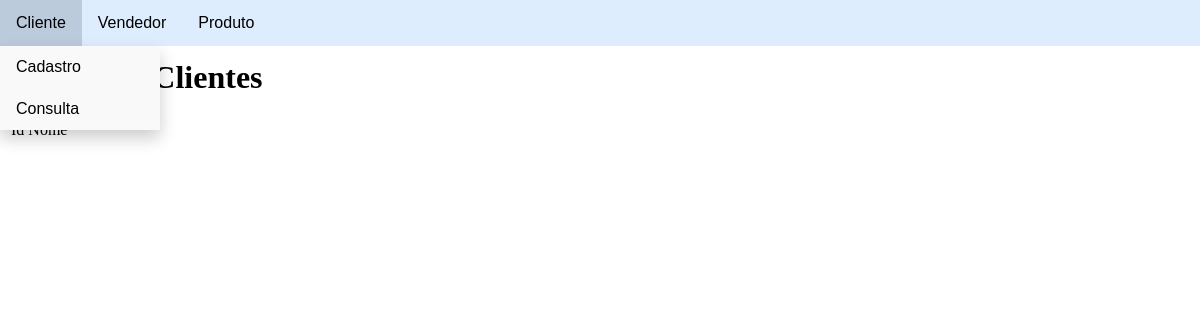
The page /cliente/consultarCliente.php on the database as committed earlier.
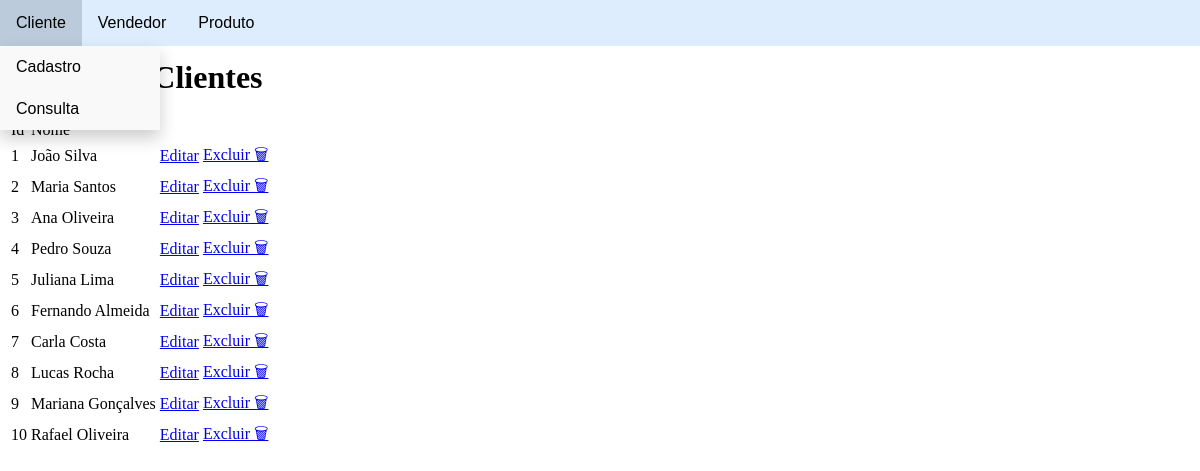
The same page on the database as committed later.
### tables this page shows
CREATE TABLE tb_cliente(
    id INTEGER AUTO_INCREMENT PRIMARY KEY,
    nome VARCHAR(100),
    endereco VARCHAR(100),
    numero VARCHAR(10),
    bairro VARCHAR(100),
    cidade VARCHAR(100),
    estado CHAR(2),
    email VARCHAR(100),
    cpf_cnpj VARCHAR(14),
    rg VARCHAR(9),
    telefone VARCHAR(15),
    celular VARCHAR(15),
    data_nasc DATE,
    salario NUMERIC(12,2)
) engine INNODB;

### cliente/consultarCliente.php (the view, shortened to what this page needs)
<?php include('../navbar.php')?>
<h1>Consultar Clientes</h1>
<form>
    <table>
        <tr>
        <td class='id'>Id</td>
        <td class='titulo' colspan='3'>Nome</td>
        </tr>
        <?php
            include('../conexao.php');
            $query="SELECT * FROM tb_cliente ORDER BY id";
            $resu=mysqli_query($con,$query) or die(mysqli_connect_error());
            while ($reg=mysqli_fetch_array($resu)) {
                echo "<tr class='linha'><td class='id'>".$reg['id']."</td>";
                echo "<td class='nome'>".$reg['nome']."</td>";
                echo "<td class='editar'><a href='atualizarCliente.php?id=".$reg['id']."' class='txtEditEditar'>Editar</a></td>";
                echo "<td class='excluir'><a href='excluirCliente.php?id=".$reg['id']."' class='txtEditExcluir'>Excluir 🗑</a></td></tr>";
            }
        ?>
    </table>
</form>

### navbar.php (shortened to what this page needs)
<?php
    echo
        "<div class='box'></div>
        <div class='wrapper'>
            <ul>
                <li class='dropdown'>
                    <a href='javascript:void(0)' class='dropbtn'>Cliente</a>
                    <div class='dropdown-content'>
                        <a href='../cliente/cadastrarCliente.php'>Cadastro</a>
                        <a href='../cliente/consultarCliente.php'>Consulta</a>
                    </div>
                </li>
                <li class='dropdown'>
                    <a href='javascript:void(0)' class='dropbtn'>Vendedor</a>
                    <div class='dropdown-content'>
                        <a href='../vendedor/cadastrarVendedor.php'>Cadastro</a>
                        <a href='../vendedor/consultarVendedor.php'>Consulta</a>
                    </div>
                </li>
                <li class='dropdown'>
                    <a href='javascript:void(0)' class='dropbtn'>Produto</a>
                    <div class='dropdown-content'>
                        <a href='../produto/cadastrarProduto.php'>Cadastro</a>
                        <a href='../produto/consultarProduto.php'>Consulta</a>
                    </div>
                </li>
            </ul></div>";
?>

### navbar.php (style rules this page uses)
ul { list-style-type: none; margin: 0; padding: 0; overflow: hidden; background-color: #ddedfd; }
li { float: left; }
li a, .dropbtn { display: inline-block; color: black; font-family: Verdana, Geneva, Tahoma, sans-serif; text-align: center; padding: 14px 16px; text-decoration: none; }
li.dropdown { display: inline-block; }
.dropdown-content { display: none; position: absolute; background-color: #f9f9f9; min-width: 160px; box-shadow: 0px 8px 16px 0px rgba(0,0,0,0.2); z-index: 1; }
.dropdown-content a { color: black; padding: 12px 16px; text-decoration: none; display: block; text-align: left; }
.wrapper { position: fixed; top:0; left:0; width:100%; }
.box { height: 30px; }

Rows that differ between the two databases and show on the page:
added tb_cliente: id "1", nome "João Silva"
added tb_cliente: id "2", nome "Maria Santos"
added tb_cliente: id "3", nome "Ana Oliveira"
added tb_cliente: id "4", nome "Pedro Souza"
added tb_cliente: id "5", nome "Juliana Lima"
added tb_cliente: id "6", nome "Fernando Almeida"
added tb_cliente: id "7", nome "Carla Costa"
added tb_cliente: id "8", nome "Lucas Rocha"
added tb_cliente: id "9", nome "Mariana Gonçalves"
added tb_cliente: id "10", nome "Rafael Oliveira"
